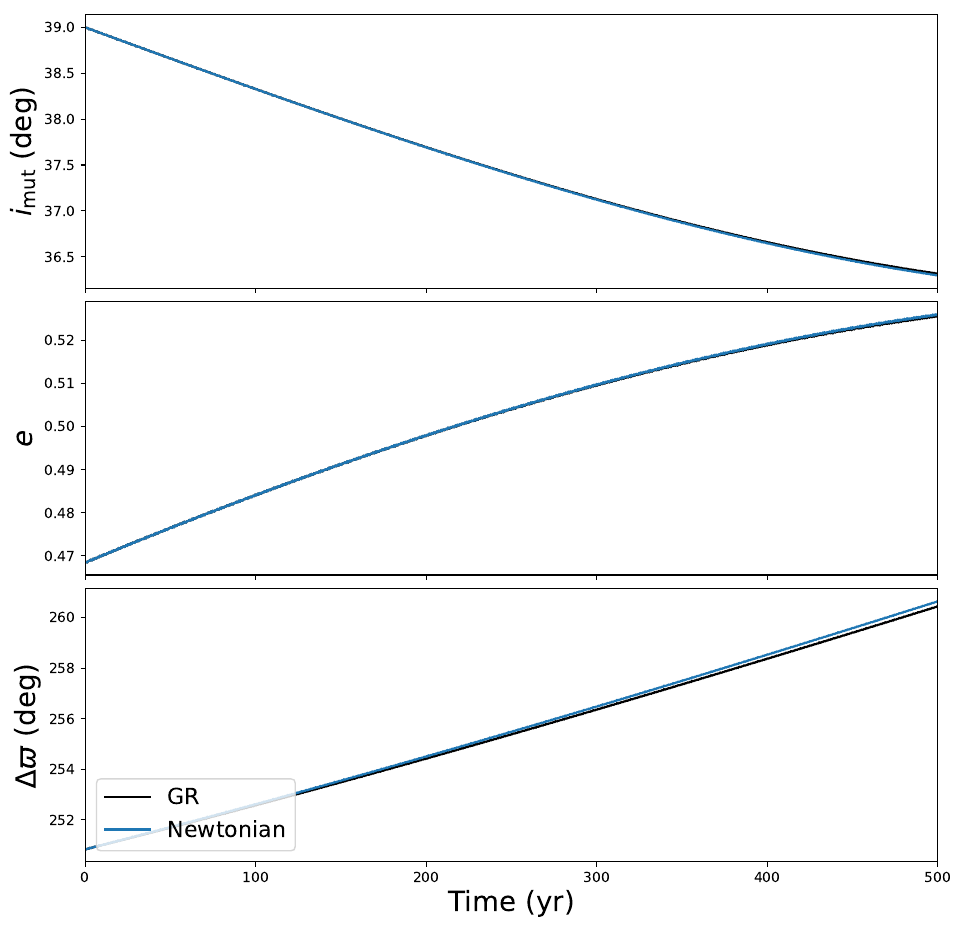

This figure's Python source:
import rebound
import numpy as np
import matplotlib.pyplot as plt
plt.switch_backend('agg')
import reboundx
from reboundx import constants
import math
import os
Mj = 955e-6 #...Jupiter mass in Solar units

#---HD 147018---#
def setup_system():
    sim = rebound.Simulation()
    #sim.add(m=1.0)
    sim.add(m=0.927)
    sim.add(a=0.238900,e=0.468600,m=0.0,omega=np.radians(66.0054),inc=np.radians(35.614629),Omega=0.,M=np.radians(0.698350))
    sim.add(a=1.9230,e=0.133000,m=0.0062886114,omega=np.radians(136.865),inc=np.radians(3.3853710),Omega=np.radians(180.0),M=np.radians(-293.214))
    #sim.move_to_com() # Moves to the center of momentum frame
    sim.move_to_hel()
    return sim

def sim_integrate(sim,time_stop,Nout=1000,addOrbitalEvolution=False,add_gr=False):
    sim.dt = sim.particles[1].P/60.
    #sim.integrator = "mercurius"
    sim.integrator = "ias15"
    times = np.linspace(0.,2.*np.pi*time_stop,Nout)
    pomega1 = np.zeros(Nout)
    pomega2 = np.zeros(Nout)
    e1 = np.zeros(Nout) 
    inc1 = np.zeros(Nout)
    inc2 = np.zeros(Nout)
    Omega1 = np.zeros(Nout) 
    Omega2 = np.zeros(Nout) 


        
    if add_gr == True:
        rebx = reboundx.Extras(sim)
        gr = rebx.load_force("gr")
        rebx.add_force(gr)
        gr.params["c"] = constants.C
    
        
    for i,t in enumerate(times):
        sim.move_to_hel()
        sim.integrate(t,exact_finish_time=0)
        pomega1[i] = sim.particles[1].pomega
        pomega2[i] = sim.particles[2].pomega
        e1[i] = sim.particles[1].e
        inc1[i] = sim.particles[1].inc
        inc2[i] = sim.particles[2].inc
        Omega1[i] = sim.particles[1].Omega
        Omega2[i] = sim.particles[2].Omega
        #if i%10 == 0:
        #    print(str(int((i+1)/10)) + "%")
        
    times = times/(2.*np.pi)
    
    return np.array([times,pomega1,pomega2,e1,inc1,inc2,Omega1,Omega2])
    
#...Vector-addition of inclination
def vector_addition(data):
    times,pomega1,pomega2,e1,inc1,inc2,Omega1,Omega2 = data
    deltaOmega = Omega1-Omega2
    cosimut = np.cos(inc1)*np.cos(inc2)+np.sin(inc1)*np.sin(inc2)*np.cos(deltaOmega)
    imut = np.degrees(np.arccos(cosimut))
    deltapom = np.degrees(pomega2-pomega1+2*np.pi)%360.
    
    return np.array([deltapom,imut])

tmax = 0.05*1e6
sim = setup_system()
data = sim_integrate(sim,tmax,add_gr=False)
sim = setup_system()
data_GR = sim_integrate(sim,tmax,add_gr=True)

times,pomega1,pomega2,e1,inc1,inc2,Omega1,Omega2 = data
times_GR,pomega1_GR,pomega2_GR,e1_GR,inc1_GR,inc2_GR,Omega1_GR,Omega2_GR = data_GR
deltapom,imut = vector_addition(data)
deltapom_GR,imut_GR = vector_addition(data_GR)


fig, [ax1, ax2, ax3] = plt.subplots(3, 1, sharex=True,figsize=(11,11)) 
plt.subplots_adjust(wspace=0, hspace=0.05)
ax = plt.gca()
ax.autoscale(enable=True, axis='x', tight=True)


#ax1.set_title(r'$M_{star} =$ '+str(Mstar),fontsize=20)
ax1.plot(times,imut_GR,color='black',label='GR')
ax1.plot(times,imut,label="Newtonian")
ax1.set_ylabel(r'$i_{\mathrm{mut}}$ (deg)',fontsize=20)

ax2.plot(times,e1_GR,color='black',label="GR")
ax2.plot(times,e1,label="Newtonian")
ax2.set_ylabel(r'$e$',fontsize=20)


ax3.plot(times,deltapom_GR,color='black',label="GR")
ax3.plot(times,deltapom,label="Newtonian")
ax3.set_ylabel(r'$\Delta\varpi$ (deg)',fontsize=20)
ax3.set_xlabel('Time (yr)',fontsize=20)
ax3.legend(loc="lower left",fontsize=16)


savetag = 'apsidal_evolution'
savetype = '.pdf'
plt.savefig(savetag+savetype,dpi=200,bbox_inches='tight')
plt.close()

